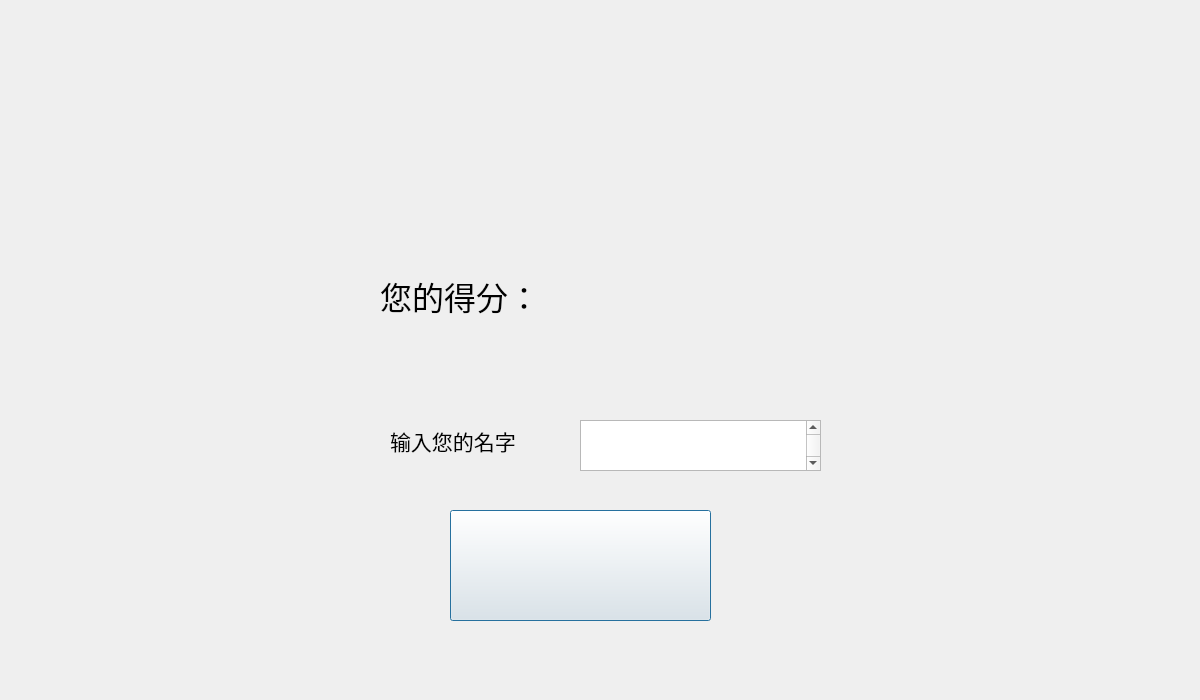
<?xml version="1.0" encoding="UTF-8"?>
<ui version="4.0">
 <class>resultWindow</class>
 <widget class="QDialog" name="resultWindow">
  <property name="geometry">
   <rect>
    <x>0</x>
    <y>0</y>
    <width>1200</width>
    <height>700</height>
   </rect>
  </property>
  <property name="font">
   <font>
    <family>Arial Unicode MS</family>
    <pointsize>24</pointsize>
   </font>
  </property>
  <property name="windowTitle">
   <string>Dialog</string>
  </property>
  <widget class="QLabel" name="score_label">
   <property name="geometry">
    <rect>
     <x>560</x>
     <y>220</y>
     <width>271</width>
     <height>131</height>
    </rect>
   </property>
   <property name="text">
    <string/>
   </property>
  </widget>
  <widget class="QLabel" name="name_note">
   <property name="geometry">
    <rect>
     <x>390</x>
     <y>390</y>
     <width>241</width>
     <height>101</height>
    </rect>
   </property>
   <property name="font">
    <font>
     <family>Arial Unicode MS</family>
     <pointsize>16</pointsize>
    </font>
   </property>
   <property name="text">
    <string>输入您的名字</string>
   </property>
  </widget>
  <widget class="QPlainTextEdit" name="nameInput">
   <property name="geometry">
    <rect>
     <x>580</x>
     <y>420</y>
     <width>241</width>
     <height>51</height>
    </rect>
   </property>
  </widget>
  <widget class="QPushButton" name="confirmBtn">
   <property name="geometry">
    <rect>
     <x>450</x>
     <y>510</y>
     <width>261</width>
     <height>111</height>
    </rect>
   </property>
   <property name="text">
    <string/>
   </property>
  </widget>
  <widget class="QLabel" name="label">
   <property name="geometry">
    <rect>
     <x>380</x>
     <y>250</y>
     <width>211</width>
     <height>91</height>
    </rect>
   </property>
   <property name="text">
    <string>您的得分：</string>
   </property>
  </widget>
 </widget>
 <resources/>
 <connections/>
</ui>
